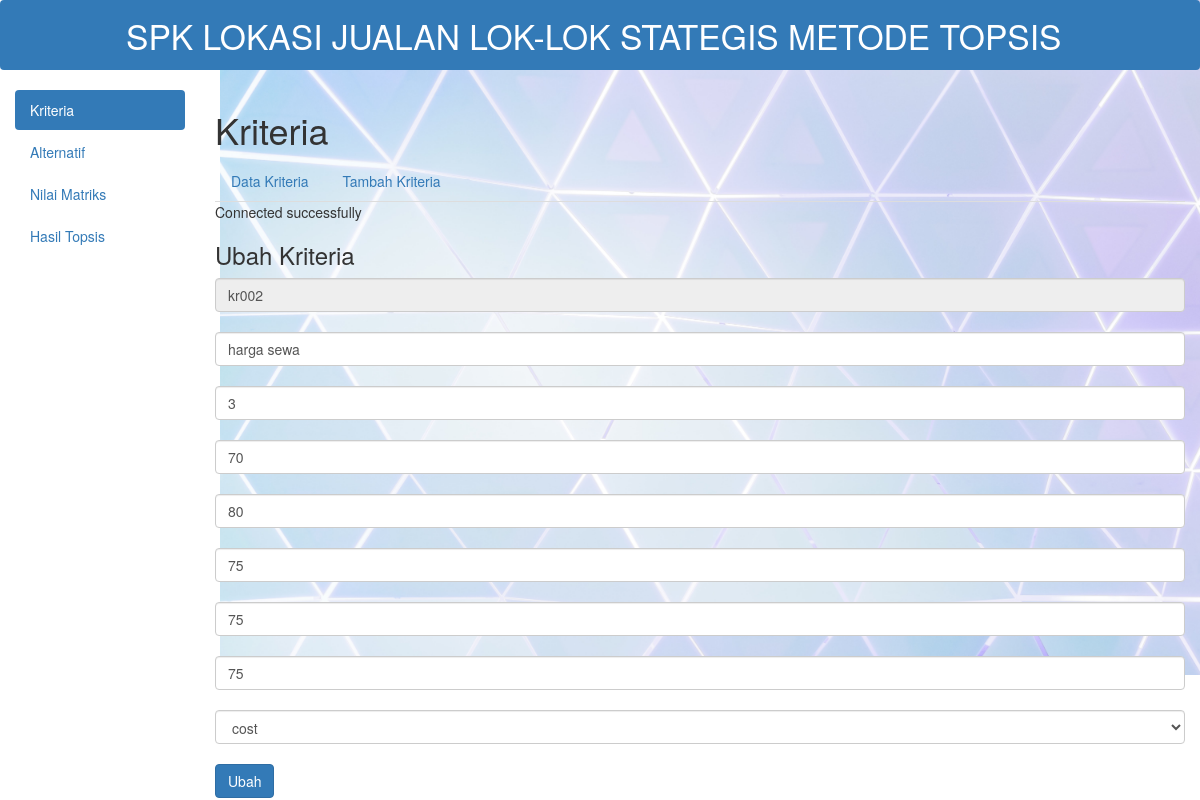
The page /?a=kriteria&k=ubahk&id=kr002 on the database its author committed.
### tables this page shows
CREATE TABLE `kriteria` (
  `id_kriteria` varchar(5) NOT NULL,
  `nama_kriteria` varchar(45) NOT NULL,
  `bobot` double NOT NULL,
  `poin1` double NOT NULL,
  `poin2` double NOT NULL,
  `poin3` double NOT NULL,
  `poin4` double NOT NULL,
  `poin5` double NOT NULL,
  `sifat` varchar(15) NOT NULL
);

### ubahkriteria.php (the view, shortened to what this page needs)
<?php
include ("konfig/koneksi.php");
$s=mysqli_query($conn,"select * from kriteria where id_kriteria='$_GET[id]'");
$d=mysqli_fetch_assoc($s);
?>
<div class="box-header">
    <h3 class="box-title">Ubah Kriteria</h3>
</div>
<div class="box-body pad">
 <form action="" method="POST">
 <input type="text" name="id_kriteria" class="form-control" value="<?php echo $d['id_kriteria']; ?>" readonly>
 <br />
 <input type="text" name="nama_kriteria" class="form-control"  placeholder="Nama Kriteria" value="<?php echo $d['nama_kriteria']; ?>" >
 <br />
 <input type="text" name="bobot" class="form-control" placeholder="Bobot" value="<?php echo $d['bobot']; ?>">
 <br />
 <input type="text" name="poin1" class="form-control" placeholder="Poin 1" value="<?php echo $d['poin1']; ?>">
 <br />
 <input type="text" name="poin2" class="form-control" placeholder="Poin 2" value="<?php echo $d['poin2']; ?>">
 <br />
 <input type="text" name="poin3" class="form-control" placeholder="Poin 3" value="<?php echo $d['poin3']; ?>">
 <br />
 <input type="text" name="poin4" class="form-control" placeholder="Poin 4" value="<?php echo $d['poin4']; ?>">
 <br />
 <input type="text" name="poin5" class="form-control" placeholder="Poin 5" value="<?php echo $d['poin5']; ?>">
 <br />
 <select name="sifat" class="form-control">
	<option value="<?php echo $d['sifat']; ?>"><?php echo $d['sifat']; ?></option>
 </select>
 <br />
 <input type="submit" name="ubah" value="Ubah" class="btn btn-primary">
 <br />
 </form>
</div>

### rows shown on the page
kriteria: id_kriteria "kr002", nama_kriteria "harga sewa", bobot "3", poin1 "70", poin2 "80", poin3 "75", poin4 "75", poin5 "75", sifat "cost"
